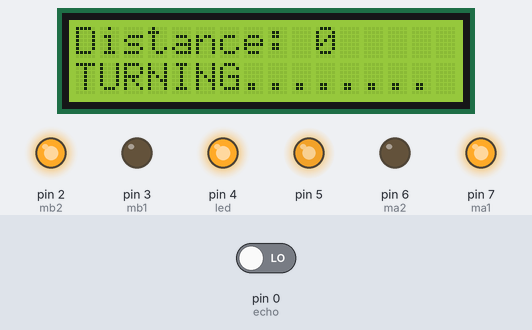
Bench run of a sketch on a simulated Arduino Uno, built with avr-gcc and run on an emulated ATmega328P. Shown: 16×2 character LCD, output pins drawn as LEDs (lit = HIGH). The test bench sets the inputs (shaded band); at power-on: pin 0 (echo) LOW. Pins used as bus, display or sensor lines are not drawn.

Above: at 1.5 s.
At 19.34 s:
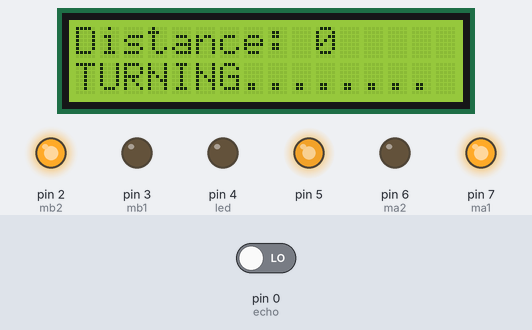
At 38.71 s:
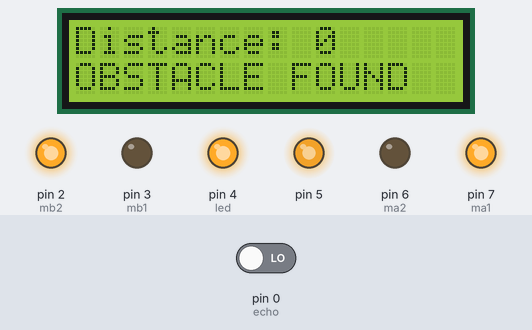
Timing chart, 0 to 40.0 s (numbered marks = the images above):
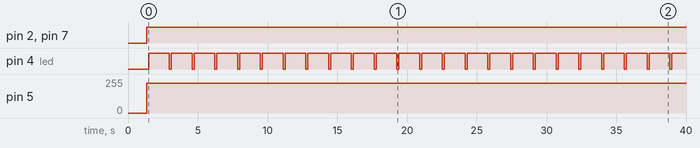

The sketch:

CODE.ino
```cpp
#include <LiquidCrystal.h>
int trig = 1;
int echo = 0;
int ma1 = 7;
int ma2 = 6;
int mb1 = 3;
int mb2 = 2;
int led = 4;

const int rs = 13, en = 12, d4 = 11, d5 = 10, d6 = 9, d7 = 8;
LiquidCrystal lcd(rs, en, d4, d5, d6, d7);

void Right() {
  lcd.setCursor(0, 1);
  lcd.print("OBSTACLE FOUND");
  delay(250);
  lcd.setCursor(0, 1);
  lcd.print("TURNING........");

  digitalWrite(ma1, HIGH);
  digitalWrite(ma2, LOW);
  digitalWrite(mb1, LOW);
  digitalWrite(mb2, HIGH);
  analogWrite(5, 225);
}

void Left() {
  lcd.setCursor(0, 1);
  lcd.print("LEFT......");

  digitalWrite(ma1, LOW);
  digitalWrite(ma2, HIGH);
  digitalWrite(mb1, HIGH);
  digitalWrite(mb2, LOW);
  analogWrite(5, 225);
}

void Forward() {
  lcd.setCursor(0, 1);
  lcd.print("MOVING FOWARD");

  digitalWrite(ma1, HIGH);
  digitalWrite(ma2, LOW);
  digitalWrite(mb1, HIGH);
  digitalWrite(mb2, LOW);
  analogWrite(5, 225);
}

void setup() {
  // put your setup code here, to run once:
  pinMode(echo, INPUT);
  pinMode(trig, OUTPUT);
  pinMode(ma1, OUTPUT);
  pinMode(ma2, OUTPUT);
  pinMode(mb1, OUTPUT);
  pinMode(mb2, OUTPUT);
  pinMode(led, OUTPUT);

  randomSeed(analogRead(0));

}

void loop() {
  digitalWrite(trig, LOW);
  delay(3);
  digitalWrite(trig, HIGH);
  delay(10);
  digitalWrite(trig, LOW);
  // put your main code here, to run repeatedly:
  int duration = pulseIn(echo, HIGH);
  int distance = duration * 0.034/2;
    lcd.begin(16, 2);
  // Print a message to the LCD.
  lcd.print("Distance: ");
  lcd.print(distance);

  if (distance >= 500) {
    Forward();
    digitalWrite(led, HIGH);
  }

  else {
    Right();
    digitalWrite(led, LOW);
    delay(150);
    digitalWrite(led, HIGH);
    delay(150);
 /*   digitalWrite(led, LOW);
    delay(150);
    digitalWrite(led, HIGH);
    delay(150);
    digitalWrite(led, LOW);
    delay(150);
    digitalWrite(led, HIGH);
    delay(150);
    digitalWrite(led, LOW);
    delay(150);
    digitalWrite(led, HIGH);
    delay(150);

    Left();
    digitalWrite(led, LOW);
    delay(150);
    digitalWrite(led, HIGH);
    delay(150);
    digitalWrite(led, LOW);
    delay(150);
    digitalWrite(led, HIGH);
    delay(150);
    digitalWrite(led, LOW);
    delay(150);
    digitalWrite(led, HIGH);
    delay(150);
    digitalWrite(led, LOW);
    delay(150);
    digitalWrite(led, HIGH);
    delay(150);*/
  }

}
```

Measured:
- by itself, pin 2 (mb2), pin 7 (ma1): LOW → HIGH at 1.3 s
- by itself, pin 4 (led): alternates HIGH for 1.5 s and LOW for 0.15 s
- by itself, pin 5: 0/255 → 225/255 at 1.3 s
- what the display in image 0 shows lasts 1.4 s, from 1.3 s to 2.7 s
